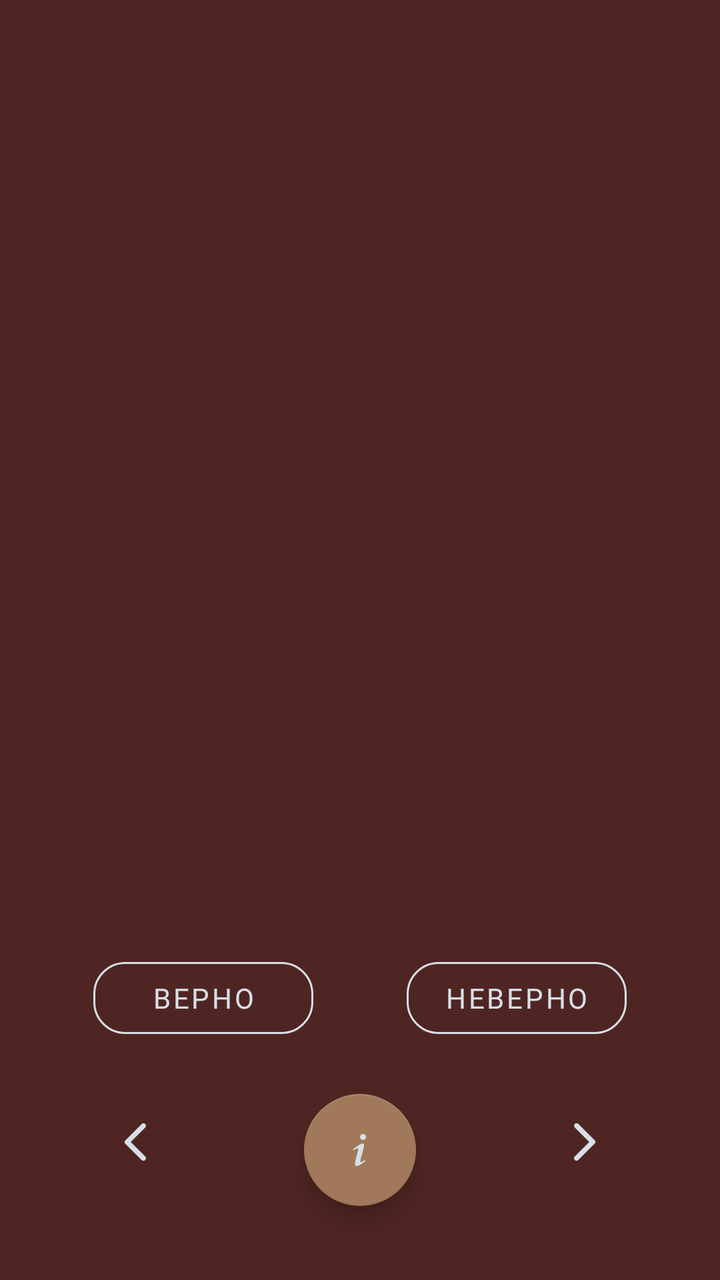
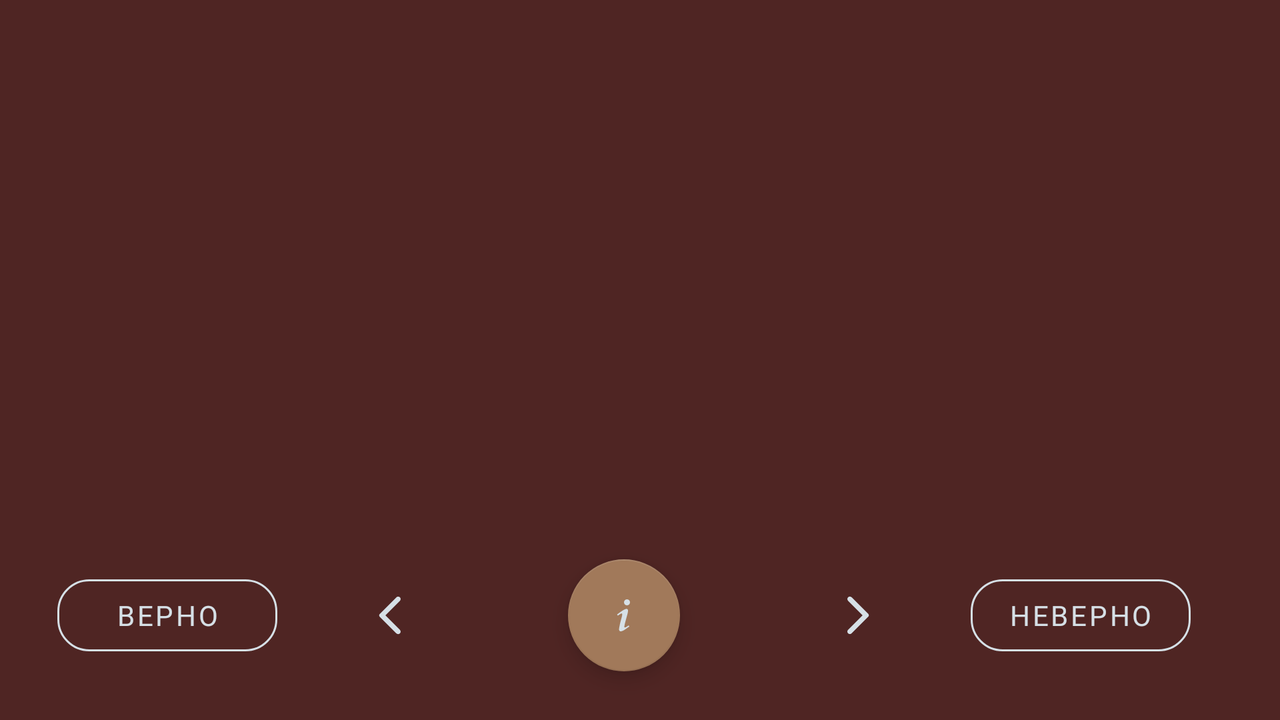

An Android layout and its configuration variant, each rendered on a device that would load it. The default file and the variant file are quoted in full after the pictures.
<!-- AndroidManifest.xml: application theme Theme.DroidQuest -->
<!-- res/layout/activity_main.xml -->
<?xml version="1.0" encoding="utf-8"?>
<FrameLayout xmlns:android="http://schemas.android.com/apk/res/android"
    xmlns:app="http://schemas.android.com/apk/res-auto"
    xmlns:tools="http://schemas.android.com/tools"
    android:layout_width="match_parent"
    android:layout_height="match_parent"
    android:background="@color/colorPrimary"
    tools:context=".MainActivity">


    <androidx.core.widget.NestedScrollView
        android:layout_width="match_parent"
        android:layout_height="match_parent"
        android:fillViewport="true">

        <androidx.constraintlayout.widget.ConstraintLayout
            android:layout_width="match_parent"
            android:layout_height="wrap_content"
            android:orientation="vertical">


            <com.google.android.material.button.MaterialButton
                android:id="@+id/trueButton"
                style="@style/AnswerButton"
                android:layout_width="wrap_content"
                android:layout_height="wrap_content"
                android:layout_marginTop="16dp"
                android:minWidth="110dp"
                android:text="@string/true_button"
                app:layout_constraintEnd_toStartOf="@id/falseButton"
                app:layout_constraintStart_toStartOf="parent"
                app:layout_constraintTop_toBottomOf="@+id/guideline_bottom" />

            <com.google.android.material.button.MaterialButton
                android:id="@+id/falseButton"
                style="@style/AnswerButton"
                android:layout_width="wrap_content"
                android:layout_height="wrap_content"
                android:layout_marginTop="16dp"
                android:minWidth="110dp"
                android:text="@string/false_button"
                app:layout_constraintEnd_toEndOf="parent"
                app:layout_constraintStart_toEndOf="@+id/trueButton"
                app:layout_constraintTop_toBottomOf="@+id/guideline_bottom" />


            <androidx.constraintlayout.widget.Guideline
                android:id="@+id/guideline_bottom"
                android:layout_width="wrap_content"
                android:layout_height="wrap_content"
                android:orientation="horizontal"
                app:layout_constraintGuide_end="181dp" />


            <androidx.constraintlayout.widget.Guideline
                android:id="@+id/guideline_top"
                android:layout_width="wrap_content"
                android:layout_height="wrap_content"
                android:orientation="horizontal"
                app:layout_constraintGuide_begin="16dp" />

            <androidx.constraintlayout.widget.Guideline
                android:id="@+id/guideline_start"
                android:layout_width="wrap_content"
                android:layout_height="wrap_content"
                android:orientation="vertical"
                app:layout_constraintGuide_begin="16dp" />

            <androidx.constraintlayout.widget.Guideline
                android:id="@+id/guideline_end"
                android:layout_width="wrap_content"
                android:layout_height="wrap_content"
                android:orientation="vertical"
                app:layout_constraintGuide_end="16dp" />

            <com.google.android.material.button.MaterialButton
                android:id="@+id/previousButton"
                style="@style/Widget.AppCompat.Button.Borderless"
                android:layout_width="wrap_content"
                android:layout_height="wrap_content"
                android:layout_marginTop="24dp"
                android:drawableLeft="@drawable/ic_round_arrow_back_ios_24"
                android:text=""
                app:layout_constraintEnd_toStartOf="@+id/fab"
                app:layout_constraintStart_toStartOf="@+id/guideline_start"
                app:layout_constraintTop_toBottomOf="@+id/trueButton"
                tools:ignore="RtlHardcoded" />

            <com.google.android.material.button.MaterialButton
                android:id="@+id/nextButton"
                style="@style/Widget.AppCompat.Button.Borderless"
                android:layout_width="wrap_content"
                android:layout_height="wrap_content"
                android:layout_marginTop="24dp"
                android:drawableEnd="@drawable/ic_round_arrow_forward_ios_24"
                android:text=""
                app:layout_constraintEnd_toStartOf="@+id/guideline_end"
                app:layout_constraintStart_toEndOf="@id/fab"
                app:layout_constraintTop_toBottomOf="@+id/falseButton" />

            <com.google.android.material.floatingactionbutton.FloatingActionButton
                android:id="@+id/fab"
                style="@style/FabAnswerCheat"
                android:layout_width="wrap_content"
                android:layout_height="wrap_content"
                app:maxImageSize="@dimen/fabInfoSize"
                android:contentDescription="@string/fab_decs_helper"
                app:layout_constraintEnd_toStartOf="@+id/nextButton"
                app:layout_constraintStart_toEndOf="@+id/previousButton"
                app:layout_constraintTop_toTopOf="@+id/nextButton" />

            <androidx.viewpager2.widget.ViewPager2
                android:id="@+id/viewPager2"
                android:layout_width="0dp"
                android:layout_height="0dp"
                app:layout_constraintBottom_toTopOf="@id/guideline_bottom"
                app:layout_constraintEnd_toEndOf="parent"
                app:layout_constraintStart_toStartOf="parent"
                app:layout_constraintTop_toBottomOf="@id/guideline_top" />


        </androidx.constraintlayout.widget.ConstraintLayout>
    </androidx.core.widget.NestedScrollView>
</FrameLayout>
<!-- resources referenced by this layout -->
<resources>
  <color name="colorPrimary">#4f2523</color>
  <dimen name="fabInfoSize">24dp</dimen>
  <!-- drawable ic_round_arrow_back_ios_24 (drawable) -->
  <vector xmlns:android="http://schemas.android.com/apk/res/android"
      android:width="24dp"
      android:height="24dp"
      android:tint="@color/colorOnPrimary"
      android:viewportWidth="24"
      android:viewportHeight="24">
      <path
          android:fillColor="@android:color/white"
          android:pathData="M16.62,2.99c-0.49,-0.49 -1.28,-0.49 -1.77,0L6.54,11.3c-0.39,0.39 -0.39,1.02 0,1.41l8.31,8.31c0.49,0.49 1.28,0.49 1.77,0s0.49,-1.28 0,-1.77L9.38,12l7.25,-7.25c0.48,-0.48 0.48,-1.28 -0.01,-1.76z" />
  </vector>
  <!-- drawable ic_round_arrow_forward_ios_24 (drawable) -->
  <vector xmlns:android="http://schemas.android.com/apk/res/android"
      android:width="24dp"
      android:height="24dp"
      android:tint="@color/colorOnPrimary"
      android:viewportWidth="24"
      android:viewportHeight="24">
      <path
          android:fillColor="@android:color/white"
          android:pathData="M7.38,21.01c0.49,0.49 1.28,0.49 1.77,0l8.31,-8.31c0.39,-0.39 0.39,-1.02 0,-1.41L9.15,2.98c-0.49,-0.49 -1.28,-0.49 -1.77,0s-0.49,1.28 0,1.77L14.62,12l-7.25,7.25c-0.48,0.48 -0.48,1.28 0.01,1.76z" />
  </vector>
  <string name="fab_decs_helper">Подсказка ответа</string>
  <string name="false_button">Неверно</string>
  <string name="true_button">Верно</string>
  <style name="AnswerButton" parent="Widget.MaterialComponents.Button.OutlinedButton">
          <item name="fontFamily">@font/rubik_black</item>
          <item name="android:textColor">@color/colorOnPrimary</item>
          <item name="cornerRadius">@dimen/cardCornerRadius</item>
          <item name="strokeColor">@color/colorOnPrimary</item>
      </style>
  <style name="FabAnswerCheat" parent="Widget.MaterialComponents.FloatingActionButton">
          <item name="android:clickable">true</item>
          <item name="android:focusable">true</item>
          <item name="backgroundTint">@color/colorPrimaryVariant</item>
          <item name="tint">@color/colorOnPrimary</item>
          <item name="srcCompat">@drawable/ic_information_variant</item>
      </style>
  <style name="Theme.DroidQuest" parent="Theme.MaterialComponents.DayNight.NoActionBar">
          
          <item name="colorPrimary">@color/colorPrimary</item>
          <item name="colorPrimaryVariant">@color/colorPrimaryVariant</item>
          <item name="colorOnPrimary">@color/colorOnPrimary</item>
          
          <item name="colorSecondary">@color/colorSecondary</item>
          <item name="colorSecondaryVariant">@color/colorSecondaryVariant</item>
          <item name="colorOnSecondary">@color/colorOnSecondary</item>
          
          <item name="android:statusBarColor" tools:targetApi="l">?attr/colorPrimaryVariant</item>
          
      </style>
  <color name="colorOnPrimary">#d6e0e6</color>
  <dimen name="cardCornerRadius">16dp</dimen>
  <color name="colorPrimaryVariant">#a1795a</color>
  <!-- drawable ic_information_variant (drawable) -->
  <vector xmlns:android="http://schemas.android.com/apk/res/android"
      android:width="24dp"
      android:height="24dp"
      android:viewportWidth="24"
      android:viewportHeight="24">
    <path
        android:fillColor="@color/colorOnPrimary"
        android:pathData="M13.5,4A1.5,1.5 0,0 0,12 5.5A1.5,1.5 0,0 0,13.5 7A1.5,1.5 0,0 0,15 5.5A1.5,1.5 0,0 0,13.5 4M13.14,8.77C11.95,8.87 8.7,11.46 8.7,11.46C8.5,11.61 8.56,11.6 8.72,11.88C8.88,12.15 8.86,12.17 9.05,12.04C9.25,11.91 9.58,11.7 10.13,11.36C12.25,10 10.47,13.14 9.56,18.43C9.2,21.05 11.56,19.7 12.17,19.3C12.77,18.91 14.38,17.8 14.54,17.69C14.76,17.54 14.6,17.42 14.43,17.17C14.31,17 14.19,17.12 14.19,17.12C13.54,17.55 12.35,18.45 12.19,17.88C12,17.31 13.22,13.4 13.89,10.71C14,10.07 14.3,8.67 13.14,8.77Z"/>
  </vector>
  <color name="colorSecondary">#5f5c58</color>
  <color name="colorSecondaryVariant">#08051b</color>
  <color name="colorOnSecondary">#08051b</color>
</resources>
<!-- res/layout-land/activity_main.xml (the repository's variant of the layout above) -->
<!-- drawn on the phone turned sideways -->
<?xml version="1.0" encoding="utf-8"?>
<FrameLayout xmlns:android="http://schemas.android.com/apk/res/android"
    xmlns:app="http://schemas.android.com/apk/res-auto"
    xmlns:tools="http://schemas.android.com/tools"
    android:layout_width="match_parent"
    android:layout_height="match_parent"
    android:background="@color/colorPrimary"
    tools:context=".MainActivity">


    <androidx.core.widget.NestedScrollView
        android:layout_width="match_parent"
        android:layout_height="match_parent"
        android:fillViewport="true">

        <androidx.constraintlayout.widget.ConstraintLayout
            android:layout_width="match_parent"
            android:layout_height="wrap_content"
            android:orientation="vertical">


            <androidx.constraintlayout.widget.Guideline
                android:id="@+id/guideline_bottom"
                android:layout_width="wrap_content"
                android:layout_height="wrap_content"
                android:orientation="horizontal"
                app:layout_constraintGuide_end="89dp" />


            <androidx.constraintlayout.widget.Guideline
                android:id="@+id/guideline_top"
                android:layout_width="wrap_content"
                android:layout_height="wrap_content"
                android:orientation="horizontal"
                app:layout_constraintGuide_begin="16dp" />

            <androidx.constraintlayout.widget.Guideline
                android:id="@+id/guideline_start"
                android:layout_width="wrap_content"
                android:layout_height="wrap_content"
                android:orientation="vertical"
                app:layout_constraintGuide_begin="16dp" />

            <androidx.constraintlayout.widget.Guideline
                android:id="@+id/guideline_end"
                android:layout_width="wrap_content"
                android:layout_height="wrap_content"
                android:orientation="vertical"
                app:layout_constraintGuide_end="16dp" />

            <com.google.android.material.floatingactionbutton.FloatingActionButton
                android:id="@+id/fab"
                style="@style/FabAnswerCheat"
                android:layout_width="wrap_content"
                android:layout_height="wrap_content"
                android:layout_marginBottom="16dp"
                app:maxImageSize="@dimen/fabInfoSize"
                android:contentDescription="@string/fab_decs_helper"
                app:layout_constraintBottom_toBottomOf="parent"
                app:layout_constraintEnd_toStartOf="@+id/nextButton"
                app:layout_constraintStart_toEndOf="@+id/previousButton"
                app:layout_constraintTop_toTopOf="@+id/guideline_bottom" />

            <com.google.android.material.button.MaterialButton
                android:id="@+id/trueButton"
                style="@style/AnswerButton"
                android:layout_width="wrap_content"
                android:layout_height="wrap_content"
                android:layout_marginBottom="16dp"
                android:minWidth="110dp"
                android:text="@string/true_button"
                app:layout_constraintBottom_toBottomOf="parent"
                app:layout_constraintEnd_toStartOf="@+id/previousButton"
                app:layout_constraintStart_toStartOf="parent"
                app:layout_constraintTop_toTopOf="@+id/guideline_bottom" />

            <com.google.android.material.button.MaterialButton
                android:id="@+id/previousButton"
                style="@style/Widget.AppCompat.Button.Borderless"
                android:layout_width="wrap_content"
                android:layout_height="wrap_content"
                android:layout_marginBottom="16dp"
                android:drawableLeft="@drawable/ic_round_arrow_back_ios_24"
                android:text=""
                app:layout_constraintBottom_toBottomOf="parent"
                app:layout_constraintEnd_toStartOf="@+id/fab"
                app:layout_constraintHorizontal_bias="0.5"
                app:layout_constraintStart_toEndOf="@+id/trueButton"
                app:layout_constraintTop_toTopOf="@+id/guideline_bottom"
                tools:ignore="RtlHardcoded" />

            <com.google.android.material.button.MaterialButton
                android:id="@+id/nextButton"
                style="@style/Widget.AppCompat.Button.Borderless"
                android:layout_width="wrap_content"
                android:layout_height="wrap_content"
                android:layout_marginBottom="16dp"
                android:drawableEnd="@drawable/ic_round_arrow_forward_ios_24"
                android:text=""
                app:layout_constraintBottom_toBottomOf="parent"
                app:layout_constraintEnd_toStartOf="@+id/falseButton"
                app:layout_constraintHorizontal_bias="0.5"
                app:layout_constraintStart_toEndOf="@+id/fab"
                app:layout_constraintTop_toTopOf="@+id/guideline_bottom" />

            <com.google.android.material.button.MaterialButton
                android:id="@+id/falseButton"
                style="@style/AnswerButton"
                android:layout_width="wrap_content"
                android:layout_height="wrap_content"
                android:layout_marginBottom="16dp"
                android:minWidth="110dp"
                android:text="@string/false_button"
                app:layout_constraintBottom_toBottomOf="parent"
                app:layout_constraintEnd_toEndOf="parent"
                app:layout_constraintEnd_toStartOf="@+id/guideline_end"
                app:layout_constraintStart_toEndOf="@+id/nextButton"
                app:layout_constraintTop_toTopOf="@+id/guideline_bottom" />

            <androidx.viewpager2.widget.ViewPager2
                android:id="@+id/viewPager2"
                android:layout_width="0dp"
                android:layout_height="0dp"
                app:layout_constraintBottom_toTopOf="@+id/guideline_bottom"
                app:layout_constraintEnd_toStartOf="@+id/guideline_end"
                app:layout_constraintStart_toStartOf="@+id/guideline_start"
                app:layout_constraintTop_toBottomOf="@id/guideline_top" />


        </androidx.constraintlayout.widget.ConstraintLayout>
    </androidx.core.widget.NestedScrollView>
</FrameLayout>
